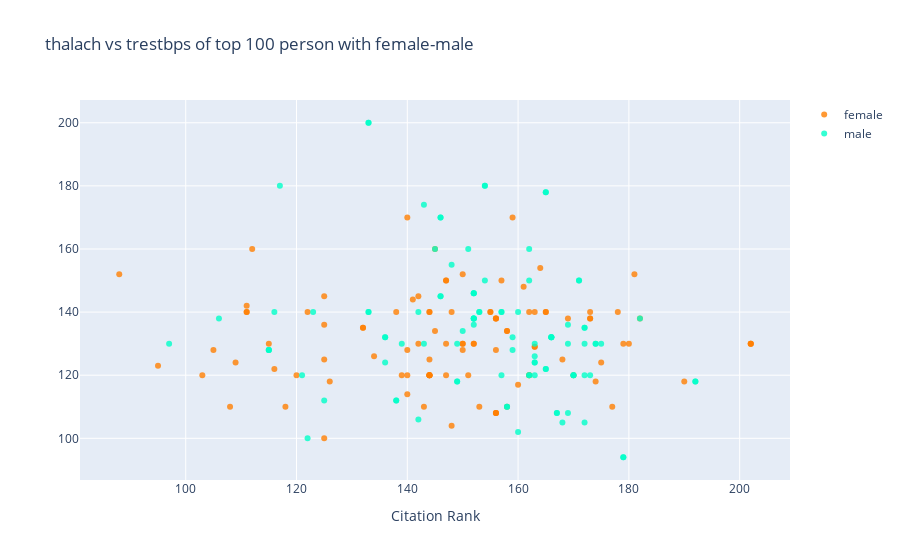

Source (notebook cell):
### Code cell
#veri görselleştirme scatter
df_female = df[df.sex == 1].iloc[:100,:]
df_male = df[df.sex == 0].iloc[:100,:]

trace1 = go.Scatter(
    x=df_female.thalach, y=df_female.trestbps, mode='markers', name="female", marker=dict(color='rgba(255,128,2,0.8)'), text=df_female.target
)
trace2 = go.Scatter(
    x=df_male.thalach, y=df_male.trestbps, mode='markers', name="male", marker=dict(color='rgba(0,255,200,0.8)'), text=df_female.target
)
data = [trace1, trace2]
layout=dict(title='thalach vs trestbps of top 100 person with female-male', xaxis=dict (title='Citation Rank', ticklen=5, zeroline=False))

fig=dict(data=data,layout=layout)
iplot(fig)

### Figure 1 — Plotly figure (JSON) as saved in the notebook; plotly's stock layout.template omitted (floating-point values rounded to 4 significant figures)
{"data": [{"marker": {"color": "rgba(255,128,2,0.8)"}, "mode": "markers", "name": "female", "text": [0, 0, 0, 0, 0, 0, 0, 0, 0, 0, 0, 1, 0, 1, 1, 0, 0, 0, 0, 1, 0, 1, 1, 1, 0, 1, 0, 1, 1, 0, 1, 0, 0, 0, 1, 1, 0, 0, 1, 0, 1, 1, 0, 1, 0, 0, 0, 0, 0, 0, 1, 1, 0, 1, 1, 0, 0, 0, 1, 1, 1, 0, 0, 0, 1, 0, 0, 1, 1, 1, 0, 0, 0, 0, 0, 0, 1, 0, 0, 0, 0, 0, 1, 1, 1, 0, 0, 0, 1, 1, 1, 1, 1, 1, 1, 1, 1, 0, 0, 1], "type": "scatter", "x": [168, 155, 125, 161, 140, 145, 144, 116, 122, 156, 109, 165, 155, 148, 179, 142, 144, 115, 112, 163, 147, 125, 182, 105, 150, 147, 144, 178, 132, 160, 173, 139, 111, 111, 162, 180, 150, 164, 202, 125, 157, 202, 159, 152, 125, 140, 138, 144, 162, 150, 156, 175, 144, 158, 158, 163, 126, 147, 173, 170, 165, 141, 144, 144, 140, 95, 158, 156, 156, 190, 118, 173, 103, 181, 108, 177, 111, 150, 143, 134, 147, 120, 202, 162, 156, 144, 142, 140, 151, 152, 169, 148, 132, 163, 156, 156, 153, 88, 145, 174], "y": [125, 140, 145, 148, 114, 160, 120, 122, 140, 128, 124, 140, 140, 104, 130, 130, 120, 130, 160, 129, 150, 125, 138, 128, 128, 120, 120, 140, 135, 117, 138, 120, 140, 140, 120, 130, 152, 154, 130, 100, 150, 130, 170, 130, 136, 170, 140, 125, 140, 130, 138, 124, 140, 134, 134, 140, 118, 150, 138, 120, 140, 144, 140, 120, 128, 123, 110, 108, 138, 118, 110, 140, 120, 152, 110, 110, 142, 130, 110, 126, 130, 120, 130, 120, 108, 120, 145, 120, 120, 130, 138, 140, 135, 129, 108, 138, 110, 152, 134, 118]}, {"marker": {"color": "rgba(0,255,200,0.8)"}, "mode": "markers", "name": "male", "text": [0, 0, 0, 0, 0, 0, 0, 0, 0, 0, 0, 1, 0, 1, 1, 0, 0, 0, 0, 1, 0, 1, 1, 1, 0, 1, 0, 1, 1, 0, 1, 0, 0, 0, 1, 1, 0, 0, 1, 0, 1, 1, 0, 1, 0, 0, 0, 0, 0, 0, 1, 1, 0, 1, 1, 0, 0, 0, 1, 1, 1, 0, 0, 0, 1, 0, 0, 1, 1, 1, 0, 0, 0, 0, 0, 0, 1, 0, 0, 0, 0, 0, 1, 1, 1, 0, 0, 0, 1, 1, 1, 1, 1, 1, 1, 1, 1, 0, 0, 1], "type": "scatter", "x": [106, 122, 125, 136, 192, 192, 142, 162, 142, 172, 173, 146, 152, 117, 162, 151, 169, 166, 165, 152, 162, 123, 152, 170, 145, 170, 143, 160, 167, 163, 152, 159, 116, 165, 146, 157, 171, 171, 149, 146, 166, 154, 136, 157, 163, 138, 179, 133, 150, 160, 163, 152, 174, 179, 149, 165, 163, 163, 154, 159, 152, 138, 157, 182, 154, 166, 146, 152, 168, 175, 172, 133, 162, 172, 133, 172, 166, 169, 149, 153, 121, 133, 172, 115, 143, 139, 153, 115, 170, 169, 158, 148, 167, 97, 152, 115, 165, 174, 136, 158], "y": [138, 100, 112, 132, 118, 118, 140, 120, 106, 135, 120, 145, 136, 180, 120, 160, 130, 132, 178, 146, 150, 140, 146, 120, 160, 120, 174, 140, 108, 124, 138, 128, 140, 122, 145, 140, 150, 150, 130, 170, 132, 180, 124, 120, 120, 112, 94, 200, 134, 102, 124, 146, 130, 94, 118, 178, 126, 130, 150, 132, 138, 112, 140, 138, 180, 132, 170, 138, 105, 130, 130, 140, 160, 120, 200, 105, 132, 136, 118, 140, 120, 140, 135, 128, 130, 130, 140, 128, 120, 108, 110, 155, 108, 130, 138, 128, 122, 130, 132, 110]}], "layout": {"autosize": true, "title": {"text": "thalach vs trestbps of top 100 person with female-male"}, "xaxis": {"autorange": true, "range": [81.08, 208.9], "ticklen": 5, "title": {"text": "Citation Rank"}, "type": "linear", "zeroline": false}, "yaxis": {"autorange": true, "range": [85.25, 208.7], "type": "linear"}}}
